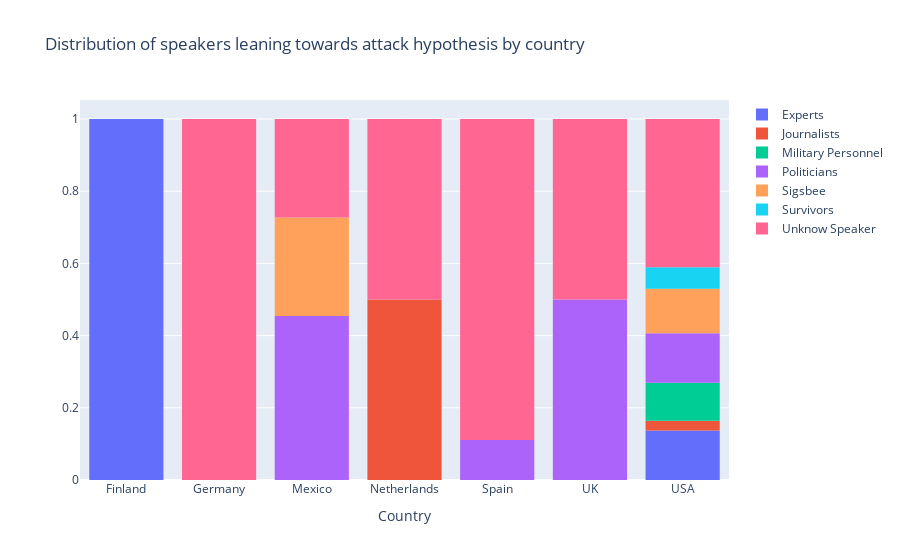

Notebook code for this chart:
### Markdown cell above
Concerning the question of accident or intent, most newspapers studied in our project referenced the opinions of military personnel and politicians, followed by experts (e.g., engineers), survivors of the *Maine*, and other journalists. When we take a closer look at the voices that called the sinking a deliberate attack ([figure 4](#anchor-figure-4)), it is interesting to note that in Mexico and the U.K., this position was mostly held by politicians, whereas in the U.S., a broader range of actors argued in favor of the attack hypothesis.

### Code cell
import pandas as pd
import plotly.express as px

df = pd.read_csv("https://raw.githubusercontent.com/Seydii/USSMaine/Corpus/Figure%204.csv")
fig=px.histogram(df, x=["Finland","Germany","Mexico", "Netherlands","Spain","UK","USA"], y = ["Experts","Journalists","Military Personnel","Politicians","Sigsbee","Survivors","Unknow Speaker"],barnorm = "fraction",title="Distribution of speakers leaning towards attack hypothesis by country",labels={
    "x":"Country"
})
fig.update_layout(    
yaxis_title="",
legend_title="")
fig.update_xaxes (
ticktext= ["Finland","Germany","Mexico", "Netherlands","Spain","UK","USA"],
tickvals= ["Finland","Germany","Mexico", "Netherlands","Spain","UK","USA"])
fig.show(metadata={ "jdh":{"object":{"source":[ "Distribution of speakers leaning towards attack hypothesis by country" ]}}})

### Figure 1 — Plotly figure (JSON) as saved in the notebook; plotly's stock layout.template omitted (floating-point values rounded to 4 significant figures)
{"data": [{"alignmentgroup": "True", "bingroup": "x", "histfunc": "sum", "hovertemplate": "variable=Experts<br>Country=%{x}<br>sum of value (normalized as fraction)=%{y}<extra></extra>", "legendgroup": "Experts", "marker": {"color": "#636efa", "pattern": {"shape": ""}}, "name": "Experts", "offsetgroup": "Experts", "orientation": "v", "showlegend": true, "type": "histogram", "x": ["Finland", "Germany", "Mexico", "Netherlands", "Spain", "UK", "USA"], "xaxis": "x", "y": [1, 0, 0, 0, 0, 0, 0.137], "yaxis": "y"}, {"alignmentgroup": "True", "bingroup": "x", "histfunc": "sum", "hovertemplate": "variable=Journalists<br>Country=%{x}<br>sum of value (normalized as fraction)=%{y}<extra></extra>", "legendgroup": "Journalists", "marker": {"color": "#EF553B", "pattern": {"shape": ""}}, "name": "Journalists", "offsetgroup": "Journalists", "orientation": "v", "showlegend": true, "type": "histogram", "x": ["Finland", "Germany", "Mexico", "Netherlands", "Spain", "UK", "USA"], "xaxis": "x", "y": [0, 0, 0, 0.5, 0, 0, 0.0274], "yaxis": "y"}, {"alignmentgroup": "True", "bingroup": "x", "histfunc": "sum", "hovertemplate": "variable=Military Personnel<br>Country=%{x}<br>sum of value (normalized as fraction)=%{y}<extra></extra>", "legendgroup": "Military Personnel", "marker": {"color": "#00cc96", "pattern": {"shape": ""}}, "name": "Military Personnel", "offsetgroup": "Military Personnel", "orientation": "v", "showlegend": true, "type": "histogram", "x": ["Finland", "Germany", "Mexico", "Netherlands", "Spain", "UK", "USA"], "xaxis": "x", "y": [0, 0, 0, 0, 0, 0, 0.105], "yaxis": "y"}, {"alignmentgroup": "True", "bingroup": "x", "histfunc": "sum", "hovertemplate": "variable=Politicians<br>Country=%{x}<br>sum of value (normalized as fraction)=%{y}<extra></extra>", "legendgroup": "Politicians", "marker": {"color": "#ab63fa", "pattern": {"shape": ""}}, "name": "Politicians", "offsetgroup": "Politicians", "orientation": "v", "showlegend": true, "type": "histogram", "x": ["Finland", "Germany", "Mexico", "Netherlands", "Spain", "UK", "USA"], "xaxis": "x", "y": [0, 0, 0.4545, 0, 0.1111, 0.5, 0.137], "yaxis": "y"}, {"alignmentgroup": "True", "bingroup": "x", "histfunc": "sum", "hovertemplate": "variable=Sigsbee<br>Country=%{x}<br>sum of value (normalized as fraction)=%{y}<extra></extra>", "legendgroup": "Sigsbee", "marker": {"color": "#FFA15A", "pattern": {"shape": ""}}, "name": "Sigsbee", "offsetgroup": "Sigsbee", "orientation": "v", "showlegend": true, "type": "histogram", "x": ["Finland", "Germany", "Mexico", "Netherlands", "Spain", "UK", "USA"], "xaxis": "x", "y": [0, 0, 0.2727, 0, 0, 0, 0.1233], "yaxis": "y"}, {"alignmentgroup": "True", "bingroup": "x", "histfunc": "sum", "hovertemplate": "variable=Survivors<br>Country=%{x}<br>sum of value (normalized as fraction)=%{y}<extra></extra>", "legendgroup": "Survivors", "marker": {"color": "#19d3f3", "pattern": {"shape": ""}}, "name": "Survivors", "offsetgroup": "Survivors", "orientation": "v", "showlegend": true, "type": "histogram", "x": ["Finland", "Germany", "Mexico", "Netherlands", "Spain", "UK", "USA"], "xaxis": "x", "y": [0, 0, 0, 0, 0, 0, 0.05936], "yaxis": "y"}, {"alignmentgroup": "True", "bingroup": "x", "histfunc": "sum", "hovertemplate": "variable=Unknow Speaker<br>Country=%{x}<br>sum of value (normalized as fraction)=%{y}<extra></extra>", "legendgroup": "Unknow Speaker", "marker": {"color": "#FF6692", "pattern": {"shape": ""}}, "name": "Unknow Speaker", "offsetgroup": "Unknow Speaker", "orientation": "v", "showlegend": true, "type": "histogram", "x": ["Finland", "Germany", "Mexico", "Netherlands", "Spain", "UK", "USA"], "xaxis": "x", "y": [0, 1, 0.2727, 0.5, 0.8889, 0.5, 0.411], "yaxis": "y"}], "layout": {"barmode": "relative", "barnorm": "fraction", "legend": {"title": {"text": ""}, "tracegroupgap": 0}, "title": {"text": "Distribution of speakers leaning towards attack hypothesis by country"}, "xaxis": {"anchor": "y", "domain": [0, 1], "ticktext": ["Finland", "Germany", "Mexico", "Netherlands", "Spain", "UK", "USA"], "tickvals": ["Finland", "Germany", "Mexico", "Netherlands", "Spain", "UK", "USA"], "title": {"text": "Country"}}, "yaxis": {"anchor": "x", "domain": [0, 1], "title": {"text": ""}}}}
